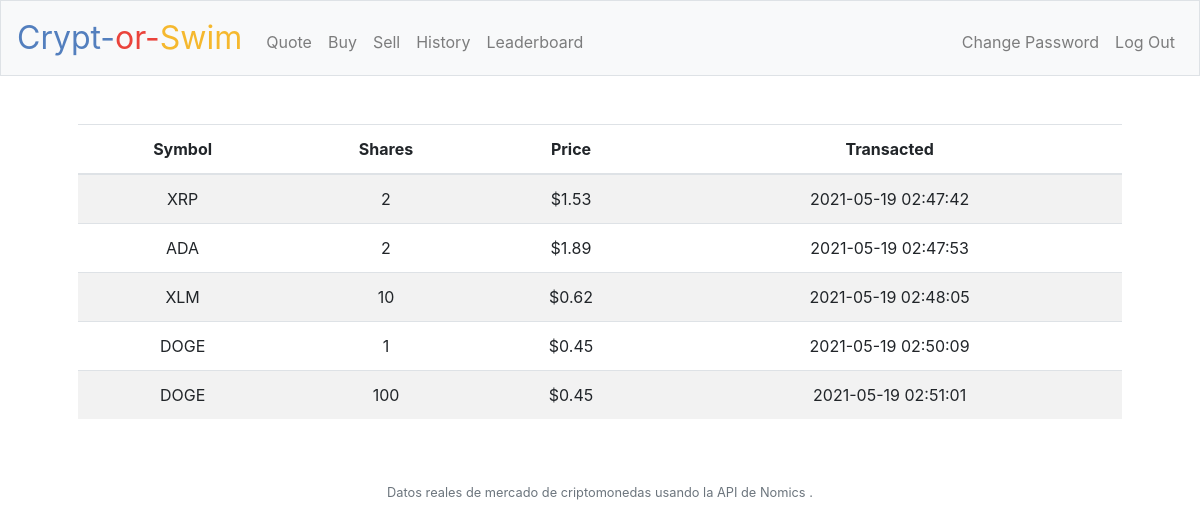
The page /history (signed in) on the database its author committed.
### tables this page shows
CREATE TABLE history(
symbol TEXT,
transaction_type TEXT,
quantity INTEGER,
datetime TEXT,
price INTEGER,
user_id TEXT,
FOREIGN KEY (user_id) REFERENCES users(id));

### application.py (the view)
@app.route("/history")
@login_required
def history():
    history = db.execute("select * from history where user_id=?", session["user_id"])
    return render_template("history.html", history=history)

### application.py (called while the page is built)
@app.after_request
def after_request(response):
    response.headers["Cache-Control"] = "no-cache, no-store, must-revalidate"
    response.headers["Expires"] = 0
    response.headers["Pragma"] = "no-cache"
    return response

### helpers.py (called while the page is built)
def login_required(f):
    @wraps(f)
    def decorated_function(*args, **kwargs):
        if session.get("user_id") is None:
            return redirect("/login")
        return f(*args, **kwargs)
    return decorated_function

def usd(value):
    return f"${value:,.2f}"

### templates/history.html (shortened to what this page needs)
{% extends "layout.html" %}
{% block main %}
    <div class="section">
                <table class="table table-striped">
                    <thead>
                        <tr>
                            <th>Symbol</th>
                            <th>Shares</th>
                            <th>Price</th>
                            <th>Transacted</th>
                        </tr>
                    </thead>
                    <tbody>
                        {% for i in history %}
                            <tr>
                                <td>{{ i.symbol }}</td>
                                <td>{{ i.quantity }}</td>
                                <td>{{ i.price | usd}}</td>
                                <td>{{ i.datetime}}</td>
                            </tr>
                        {% endfor %}
                    </tbody>
                </table>
            </div>
{% endblock %}

### templates/layout.html (shortened to what this page needs)
<!DOCTYPE html>
<html lang="en">
    <head>
        <link rel="stylesheet" href="https://cdn.jsdelivr.net/npm/bootstrap@4.5.3/dist/css/bootstrap.min.css">
        <link href="/static/styles.css" rel="stylesheet">
    </head>
    <body>
        <nav class="navbar navbar-expand-md navbar-light bg-light border">
            <a class="navbar-brand" href="/"><span class="blue">Crypt-</span><span class="red">or-</span><span class="yellow">Swim</span></a>
            <div class="collapse navbar-collapse" id="navbar">
                {% if session.user_id %}
                    <ul class="navbar-nav mr-auto mt-2">
                        <li class="nav-item"><a class="nav-link" href="/quote">Quote</a></li>
                        <li class="nav-item"><a class="nav-link" href="/buy">Buy</a></li>
                        <li class="nav-item"><a class="nav-link" href="/sell">Sell</a></li>
                        <li class="nav-item"><a class="nav-link" href="/history">History</a></li>
                        <li class="nav-item"><a class="nav-link" href="/leaderboard">Leaderboard</a></li>
                    </ul>
                    <ul class="navbar-nav ml-auto mt-2">
                        <li class="nav-item"><a class="nav-link" href="/changepassword">Change Password</a></li>
                        <li class="nav-item"><a class="nav-link" href="/logout">Log Out</a></li>
                    </ul>
                {% else %}
                    <ul class="navbar-nav ml-auto mt-2">
                        <li class="nav-item"><a class="nav-link" href="/register">Register</a></li>
                        <li class="nav-item"><a class="nav-link" href="/login">Log In</a></li>
                    </ul>
                {% endif %}
            </div>
        </nav>
        <main class="container p-5">
            {% block main %}{% endblock %}
        </main>
        <footer class="small text-center text-muted">
            Datos reales de mercado de criptomonedas usando la API de Nomics .
        </footer>
    </body>
</html>

### static/styles.css (style rules this page uses)
nav .navbar-brand { font-size: xx-large; }
nav .navbar-brand .blue { color: #537fbe; }
nav .navbar-brand .red { color: #ea433b; }
nav .navbar-brand .yellow { color: #f5b82e; }
main { overflow-x: auto; text-align: center; }

### rows shown on the page
history: symbol "XRP", quantity "2", price "$1.53", datetime "2021-05-19 02:47:42"
history: symbol "ADA", quantity "2", price "$1.89", datetime "2021-05-19 02:47:53"
history: symbol "XLM", quantity "10", price "$0.62", datetime "2021-05-19 02:48:05"
history: symbol "DOGE", quantity "1", price "$0.45", datetime "2021-05-19 02:50:09"
history: symbol "DOGE", quantity "100", price "$0.45", datetime "2021-05-19 02:51:01"
